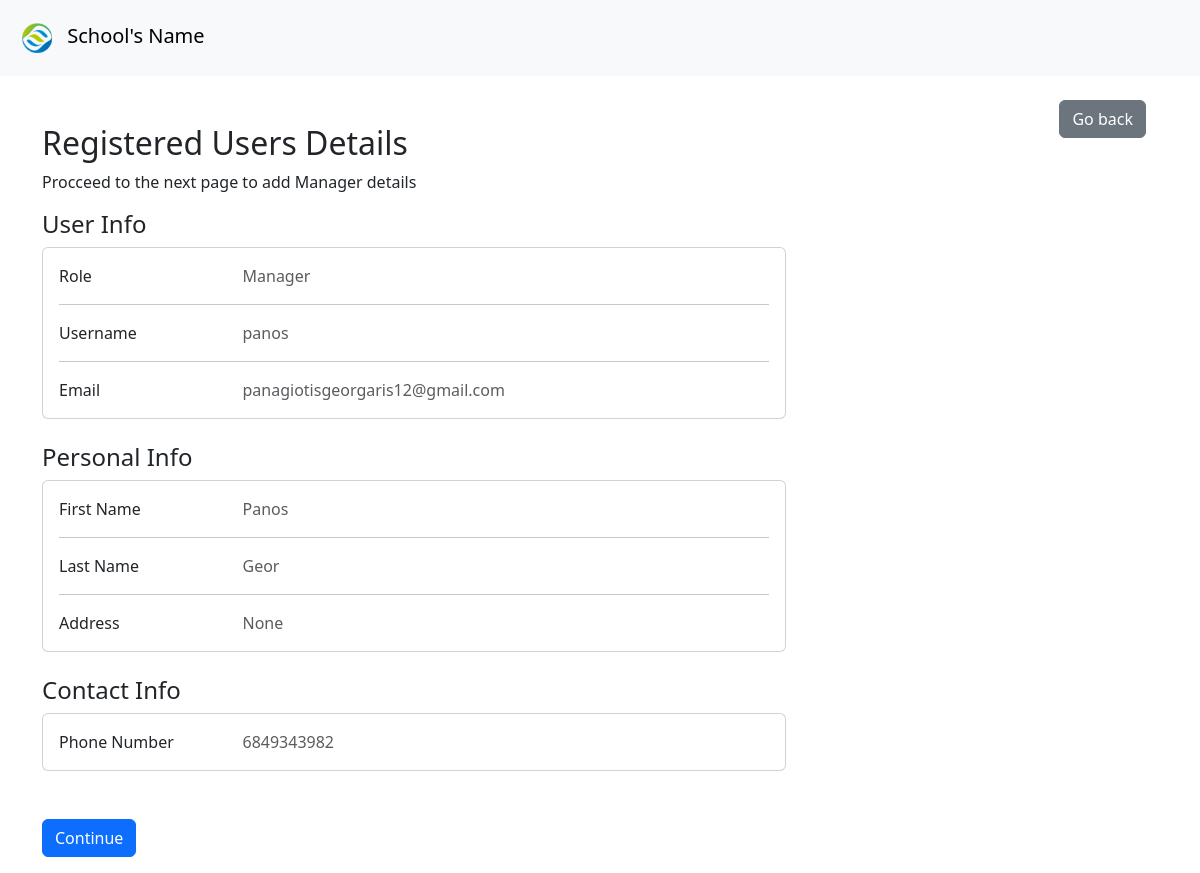
The page /addstudentdata/1 on the database its author committed.
### accounts/models.py (models this page shows)
class SchoolUser(AbstractUser):
  id = models.AutoField(primary_key=True)
  first_name = models.CharField(max_length=100)
  last_name = models.CharField(max_length=100)
  birthdate = models.DateField(blank=True, auto_now_add=False, null=True)
  age = models.CharField(blank=True, max_length=2, null= True)
  role = models.CharField(max_length=20, choices={'Teacher':'Teacher', 'Student':'Student', 'Manager':'Manager'})
  phone_number = models.CharField(max_length=10)
  address = models.CharField(max_length=100, null=True)

### accounts/views.py (the view, shortened to what this page needs)
# urls.py: path('addstudentdata/<int:id>', views.AddStudentData, name='Add_Student_Data'),
def AddStudentData(request, id):
  user = get_object_or_404(SchoolUser, id=id)
  return render(request, 'userDataRegister/user_data.html', {'user':user})

### accounts/templates/userDataRegister/user_data.html (shortened to what this page needs)
{% extends 'baseAcc.html' %}
{% block content %}
<div class="container p-4">
  <button onclick="history.go(-1); return false;" class="btn btn-secondary float-end">Go back</button>
</div>
<div class="container">
  <h2 class="w-75">Registered Users Details</h2>
  <p>Procceed to the next page to add {{user.role}} details</p>
  <form method="POST">
    <div class="mb-3 col-lg-8">
      <h4>User Info</h4>
      <div class="card mb-4">
        <div class="card-body">
          <div class="row">
            <div class="col-sm-3">
              <p class="mb-0">Role</p>
            </div>
            <div class="col-sm-9">
              <p class="text-muted mb-0">{{user.role}}</p>
            </div>
          </div>
          <hr>
          <div class="row">
            <div class="col-sm-3">
              <p class="mb-0">Username</p>
            </div>
            <div class="col-sm-9">
              <p class="text-muted mb-0">{{user.username}}</p>
            </div>
          </div>
          <hr>
          <div class="row">
            <div class="col-sm-3">
              <p class="mb-0">Email</p>
            </div>
            <div class="col-sm-9">
              <p class="text-muted mb-0">{{user.email}}</p>
            </div>
          </div>
        </div>
      </div>
    </div>
  <div class="col-lg-8">
    <h4>Personal Info</h4>
      <div class="card mb-4">
        <div class="card-body">
          <div class="row">
            <div class="col-sm-3">
              <p class="mb-0">First Name</p>
            </div>
            <div class="col-sm-9">
              <p class="text-muted mb-0">{{user.first_name}}</p>
            </div>
          </div>
          <hr>
          <div class="row">
            <div class="col-sm-3">
              <p class="mb-0">Last Name</p>
            </div>
            <div class="col-sm-9">
              <p class="text-muted mb-0">{{user.last_name}}</p>
            </div>
          </div>
          <hr>
          <div class="row">
            <div class="col-sm-3">
              <p class="mb-0">Address</p>
            </div>
            <div class="col-sm-9">
              <p class="text-muted mb-0">{{user.address}}</p>
            </div>
          </div>
        </div>
      </div>
    </div>
    <div class="col-lg-8">
      <h4>Contact Info</h4>
      <div class="card mb-4">
        <div class="card-body">
          <div class="row">
            <div class="col-sm-3">
              <p class="mb-0">Phone Number</p>
            </div>
            <div class="col-sm-9">
              <p class="text-muted mb-0">{{user.phone_number}}</p>
            </div>
          </div>
        </div>
      </div>
    </div>
    <div class="mb-3 w-75">
      <br>
      <button type="submit" class="btn btn-primary">Continue</button>
    </div>
  </form>
</div>
{%endblock%}

### rows shown on the page
SchoolUser: role "Manager", username "panos", email "panagiotisgeorgaris12@gmail.com", first_name "Panos", last_name "Geor", address "None", phone_number "6849343982"
